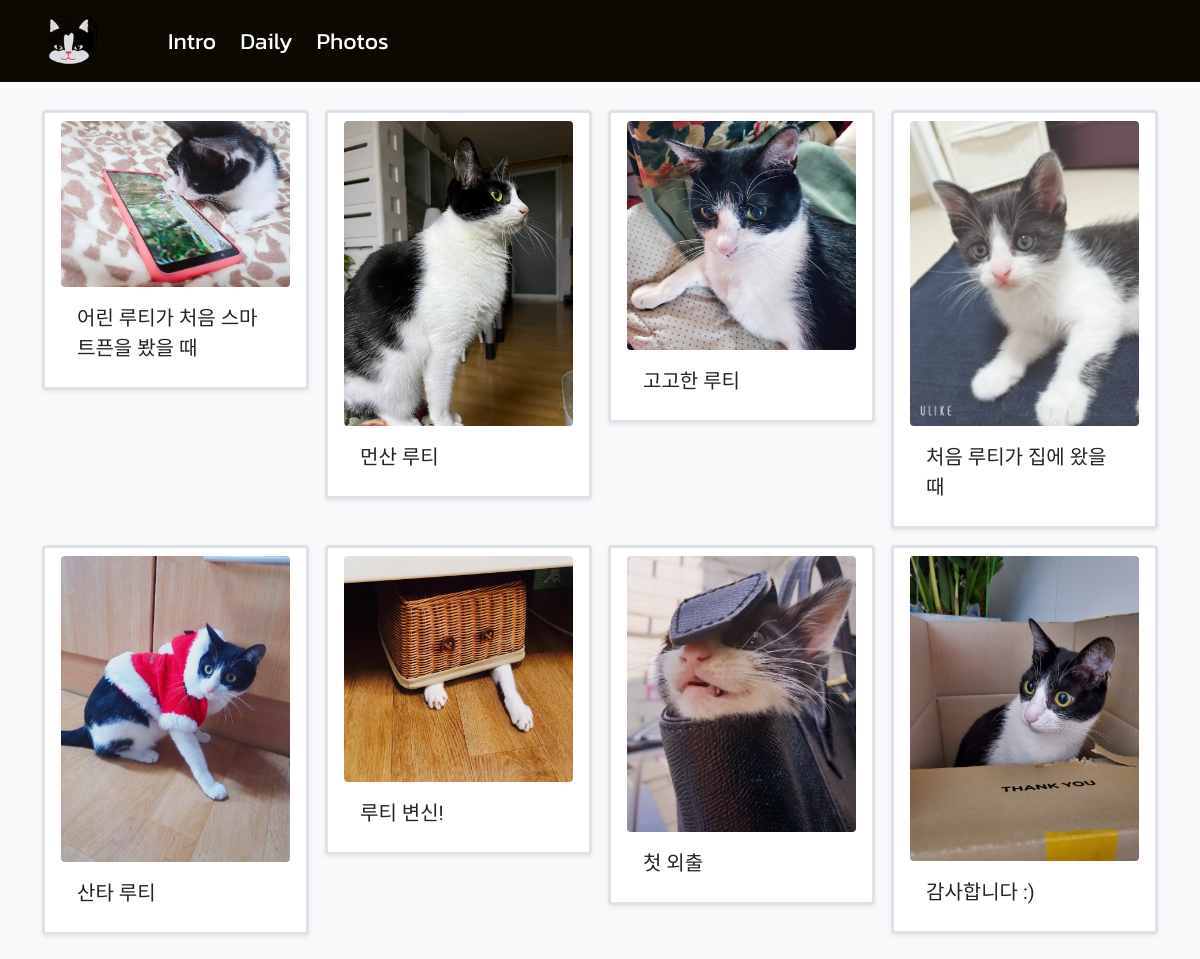
The app's page /photo/ with its own data.
### mypet/models.py (models this page shows, shortened)
class Photo(models.Model):
    image = models.ImageField(blank=True, upload_to='media/') # 사진
    detail = models.CharField(max_length=200) # 사진 설명

### mypet/views.py (the view)
# urls.py: path('photo/', views.photo, name='photo'),
def photo(request):
    photo_list = Photo.objects.all()
    context = {'photo_list': photo_list}
    return render(request, 'mypet/photo.html', context)

### templates/mypet/photo.html
{% extends 'base.html' %}
{% load static %}
{% block content %}
<div class="album py-4 mt-1 bg-light">
    <div class="container">
        <div class="row row-cols-1 row-cols-sm-2 row-cols-md-4 g-3">
            {% for photo in photo_list %}
            <div class="col">
                <div class="card shadow-sm fs-5 nav-link text-dark border border-3 border-drak">
                    <img class="rounded" width="100%" height="100%" src="/media/{{photo.image}}">
                    <div class="card-body">
                        <div class="d-flex justify-content-between align-items-center">
                            <small class="photo-content card-text fs-5">{{ photo.detail }}</small>
                        </div>
                    </div>
                </div>
            </div>
            {% endfor %}
        </div>
    </div>
</div>
{% endblock %}

### templates/base.html (shortened to what this page needs)
{% load static %}
<!DOCTYPE html>
<html lang="ko">
<head>
    <link rel="stylesheet" type="text/css" href="{% static 'style.css' %}?ver{% now 'U' %}">
    <link rel="stylesheet" type="text/css" href="{% static 'bootstrap/bootstrap.min.css' %}?ver{% now 'U' %}">
    <link rel="stylesheet" href="https://cdn.jsdelivr.net/npm/bootstrap-icons@1.8.0/font/bootstrap-icons.css">
</head>
<body>
    <nav class="navbar navbar-expand-lg navbar-dark" style="background-color: #0c0902;">
        <div class="container">
            <a id="logo" class="navbar-brand" href="{% url 'mypet:index' %}"><img width="110%" height="110%" src="{% static 'images/ruti_logo.jpg' %}"/></a>
            <div class="collapse navbar-collapse" id="navbarSupportedContent">
                <ul class="navbar-nav mx-5 mb-2 mb-lg-0 navs">
                    <li class="nav-item mx-1"><a class="nav-link active text-white" href="{% url 'mypet:intro' %}">Intro</a></li>
                    <li class="nav-item mx-1"><a class="nav-link active text-white" href="{% url 'mypet:daily' %}">Daily</a></li>
                    <li class="nav-item mx-1"><a class="nav-link active text-white" href="{% url 'mypet:photo' %}">Photos</a></li>
                </ul>
            </div>
        </div>
    </nav>
    <main>
    {% block content %}
    {% endblock %}
    </main>
</body>
</html>

### static/style.css (style rules this page uses)
#logo { width: 50px; }
.navs { font-family: 'Kanit', sans-serif; font-size: 23px; }
.photo-content { font-family: 'Jua', sans-serif; }

### records on screen
Photo: image (picture), detail "어린 루티가 처음 스마트픈을 봤을 때"
Photo: image (picture), detail "먼산 루티"
Photo: image (picture), detail "고고한 루티"
Photo: image (picture), detail "처음 루티가 집에 왔을 때"
Photo: image (picture), detail "산타 루티"
Photo: image (picture), detail "루티 변신!"
Photo: image (picture), detail "첫 외출"
Photo: image (picture), detail "감사합니다 :)"
